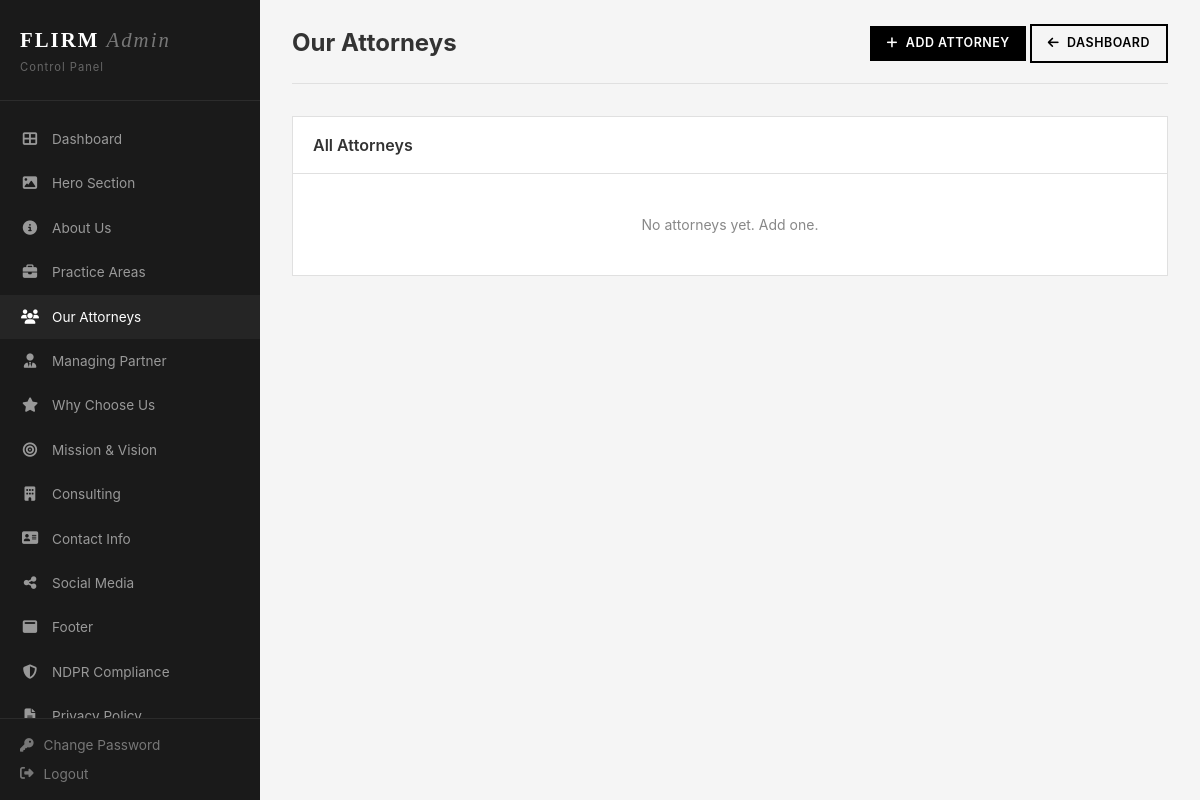
Page /admin/attorneys.php (signed in) on the earlier database version.
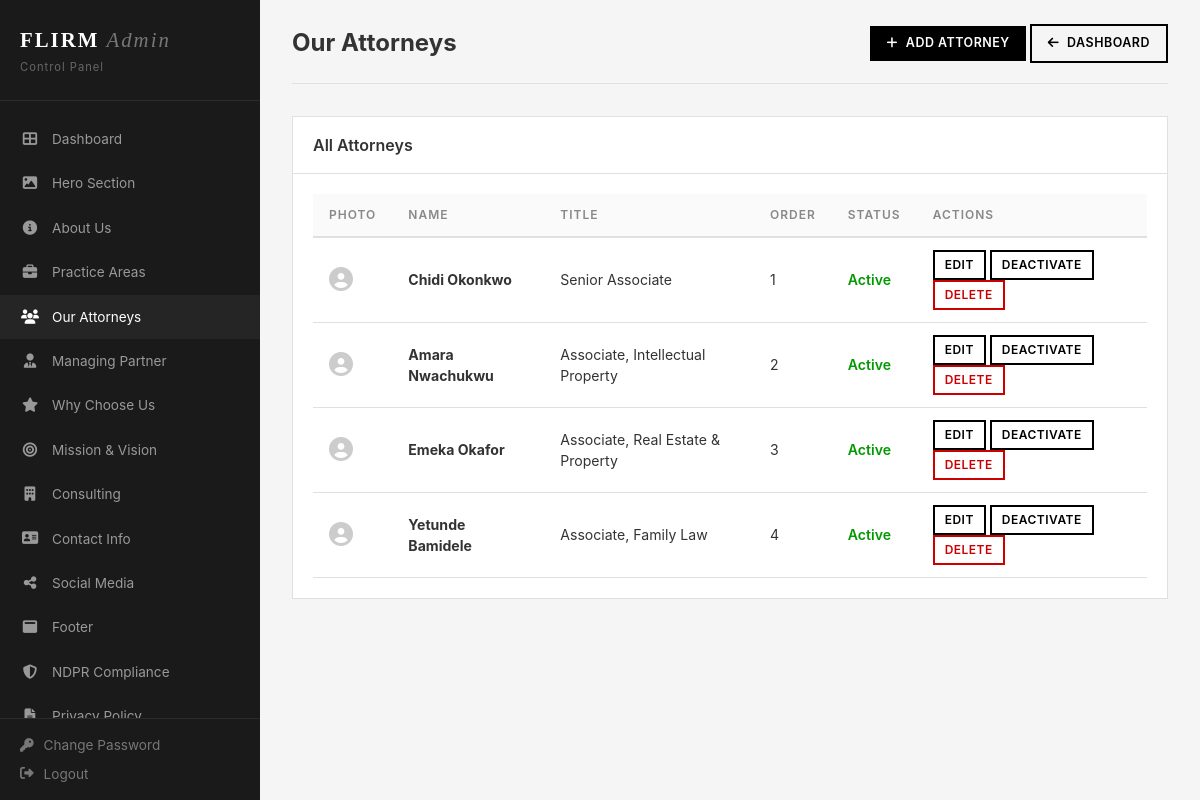
Same page on the later database version.
### tables this page shows
CREATE TABLE attorneys (
    id INT PRIMARY KEY AUTO_INCREMENT,
    name VARCHAR(255) NOT NULL,
    title VARCHAR(255) NOT NULL,
    short_bio TEXT,
    bio TEXT,
    image_url VARCHAR(255),
    display_order INT DEFAULT 0,
    is_active TINYINT(1) DEFAULT 1,
    created_at TIMESTAMP DEFAULT CURRENT_TIMESTAMP
);

### includes/db.php (called while the page is built, shortened)
<?php
class Database {
    private static $instance = null;
    private $conn;
    private function __construct() {
        try {
            $this->conn = new mysqli(DB_HOST, DB_USER, DB_PASS, DB_NAME);
            $this->conn->set_charset('utf8mb4');
        } catch (Throwable $e) {
            http_response_code(500);
            die('Database connection failed: ' . htmlspecialchars($e->getMessage()));
        }
    }
    public static function getInstance() {
        if (self::$instance === null) {
            self::$instance = new self();
        }
        return self::$instance;
    }
    public function query($sql) {
        return $this->conn->query($sql);
    }
    public function fetchAll($sql) {
        $result = $this->query($sql);
        $data = [];
        if ($result && $result->num_rows > 0) {
            while ($row = $result->fetch_assoc()) {
                $data[] = $row;
            }
        }
        return $data;
    }
}

### admin/attorneys.php (the view, shortened to what this page needs)
<?php require_once 'header.php'; ?>
<?php
$db = Database::getInstance();
$attorneys = $db->fetchAll("SELECT * FROM attorneys ORDER BY display_order ASC");
?>
<div class="admin-header">
    <h1>Our Attorneys</h1>
    <div>
        <a href="attorneys-form.php" class="btn btn-black btn-sm"><i class="fas fa-plus"></i> Add Attorney</a>
        <a href="dashboard.php" class="btn btn-outline btn-sm"><i class="fas fa-arrow-left"></i> Dashboard</a>
    </div>
</div>
<div class="card">
    <div class="card-header"><h3>All Attorneys</h3></div>
    <div class="card-body">
        <?php if (empty($attorneys)): ?>
        <p style="color:#888;text-align:center;padding:20px;">No attorneys yet. <a href="attorneys-form.php">Add one</a>.</p>
        <?php else: ?>
        <div class="table-wrap">
            <table>
                <thead>
                    <tr>
                        <th>Photo</th>
                        <th>Name</th>
                        <th>Title</th>
                        <th>Order</th>
                        <th>Status</th>
                        <th>Actions</th>
                    </tr>
                </thead>
                <tbody>
                    <?php foreach ($attorneys as $att): ?>
                    <tr>
                        <td>
                            <?php if (!empty($att['image_url']) && file_exists(dirname(__DIR__) . '/' . $att['image_url'])): ?>
                            <img src="../<?= htmlspecialchars($att['image_url']) ?>" style="width:40px;height:40px;border-radius:50%;object-fit:cover;">
                            <?php else: ?>
                            <i class="fas fa-user-circle" style="font-size:1.5rem;color:#ccc;"></i>
                            <?php endif; ?>
                        </td>
                        <td><strong><?= htmlspecialchars($att['name']) ?></strong></td>
                        <td><?= htmlspecialchars($att['title']) ?></td>
                        <td><?= $att['display_order'] ?></td>
                        <td><?= $att['is_active'] ? '<span style="color:#090;font-weight:600;">Active</span>' : '<span style="color:#999;">Inactive</span>' ?></td>
                        <td>
                            <a href="attorneys-form.php?id=<?= $att['id'] ?>" class="btn btn-sm btn-outline" style="padding:4px 10px;font-size:0.75rem;">Edit</a>
                            <a href="attorneys.php?toggle=<?= $att['id'] ?>" class="btn btn-sm btn-outline" style="padding:4px 10px;font-size:0.75rem;"><?= $att['is_active'] ? 'Deactivate' : 'Activate' ?></a>
                            <a href="attorneys.php?delete=<?= $att['id'] ?>" class="btn btn-sm btn-outline" style="padding:4px 10px;font-size:0.75rem;border-color:#c00;color:#c00;" onclick="return confirm('Delete this attorney?')">Delete</a>
                        </td>
                    </tr>
                    <?php endforeach; ?>
                </tbody>
            </table>
        </div>
        <?php endif; ?>
    </div>
</div>
<?php require_once 'footer.php'; ?>

### admin/header.php (shortened to what this page needs)
<?php
$current_page = basename($_SERVER['PHP_SELF'], '.php');
?>
<!DOCTYPE html>
<html lang="en">
<head>
    <link rel="stylesheet" href="https://cdnjs.cloudflare.com/ajax/libs/font-awesome/6.5.1/css/all.min.css">
    <link rel="stylesheet" href="css/admin.css">
</head>
<body>
<div class="admin-layout">
    <aside class="admin-sidebar">
        <div class="sidebar-brand">
            <a href="dashboard.php">FLIRM <span>Admin</span></a>
            <small>Control Panel</small>
        </div>
        <nav class="sidebar-nav">
            <a href="dashboard.php" class="<?= $current_page == 'dashboard' ? 'active' : '' ?>">
                <i class="fas fa-th-large"></i> <span>Dashboard</span>
            </a>
            <a href="hero.php" class="<?= $current_page == 'hero' ? 'active' : '' ?>">
                <i class="fas fa-image"></i> <span>Hero Section</span>
            </a>
            <a href="about.php" class="<?= $current_page == 'about' ? 'active' : '' ?>">
                <i class="fas fa-info-circle"></i> <span>About Us</span>
            </a>
            <a href="practice-areas.php" class="<?= $current_page == 'practice-areas' ? 'active' : '' ?>">
                <i class="fas fa-briefcase"></i> <span>Practice Areas</span>
            </a>
            <a href="attorneys.php" class="<?= $current_page == 'attorneys' || $current_page == 'attorneys-form' ? 'active' : '' ?>">
                <i class="fas fa-users"></i> <span>Our Attorneys</span>
            </a>
            <a href="managing-partner.php" class="<?= $current_page == 'managing-partner' ? 'active' : '' ?>">
                <i class="fas fa-user-tie"></i> <span>Managing Partner</span>
            </a>
            <a href="why-choose.php" class="<?= $current_page == 'why-choose' ? 'active' : '' ?>">
                <i class="fas fa-star"></i> <span>Why Choose Us</span>
            </a>
            <a href="mission.php" class="<?= $current_page == 'mission' ? 'active' : '' ?>">
                <i class="fas fa-bullseye"></i> <span>Mission & Vision</span>
            </a>
            <a href="consulting.php" class="<?= $current_page == 'consulting' ? 'active' : '' ?>">
                <i class="fas fa-building"></i> <span>Consulting</span>
            </a>
            <a href="contact.php" class="<?= $current_page == 'contact' ? 'active' : '' ?>">
                <i class="fas fa-address-card"></i> <span>Contact Info</span>
            </a>
            <a href="social.php" class="<?= $current_page == 'social' ? 'active' : '' ?>">
                <i class="fas fa-share-alt"></i> <span>Social Media</span>
            </a>
            <a href="footer-content.php" class="<?= $current_page == 'footer-content' ? 'active' : '' ?>">
                <i class="fas fa-window-maximize"></i> <span>Footer</span>
            </a>
            <a href="ndpr-compliance.php" class="<?= $current_page == 'ndpr-compliance' ? 'active' : '' ?>">
                <i class="fas fa-shield-alt"></i> <span>NDPR Compliance</span>
            </a>
            <a href="privacy-policy.php" class="<?= $current_page == 'privacy-policy' ? 'active' : '' ?>">
                <i class="fas fa-file-alt"></i> <span>Privacy Policy</span>
            </a>
        </nav>
        <div class="sidebar-footer">
            <a href="change-password.php"><i class="fas fa-key"></i> <span>Change Password</span></a>
            <a href="logout.php" style="margin-top:8px;"><i class="fas fa-sign-out-alt"></i> <span>Logout</span></a>
        </div>
    </aside>
    <main class="admin-main">

### admin/footer.php (shortened to what this page needs)
    </main>
</div>
</body>
</html>

### admin/css/admin.css (style rules this page uses)
:root { --admin-black: #111; --admin-white: #fff; --admin-gray: #f5f5f5; --admin-border: #e0e0e0; --admin-text: #333; --admin-muted: #888; --admin-sidebar: #1a1a1a; }
* { margin: 0; padding: 0; box-sizing: border-box; }
body { font-family: -apple-system, BlinkMacSystemFont, 'Segoe UI', Roboto, sans-serif; background: var(--admin-gray); color: var(--admin-text); font-size: 14px; line-height: 1.5; }
a { color: inherit; text-decoration: none; }
.btn { display: inline-flex; align-items: center; gap: 8px; padding: 12px 28px; font-size: 0.85rem; font-weight: 600; letter-spacing: 0.5px; text-transform: uppercase; border: none; cursor: pointer; transition: all 0.3s; }
.btn-black { background: #000; color: #fff; }
.btn-outline { background: transparent; border: 2px solid #000; color: #000; }
.btn-sm { padding: 8px 16px; font-size: 0.78rem; }
.admin-layout { display: flex; min-height: 100vh; }
.admin-sidebar { width: 260px; background: var(--admin-sidebar); color: #ccc; display: flex; flex-direction: column; position: fixed; top: 0; left: 0; bottom: 0; z-index: 100; }
.sidebar-brand { padding: 24px 20px; border-bottom: 1px solid rgba(255,255,255,0.08); }
.sidebar-brand a { font-family: Georgia, serif; font-size: 1.3rem; font-weight: 700; color: #fff; letter-spacing: 2px; }
.sidebar-brand a span { font-weight: 300; font-style: italic; color: #777; }
.sidebar-brand small { display: block; font-size: 0.7rem; color: #666; letter-spacing: 1px; margin-top: 4px; }
.sidebar-nav { flex: 1; padding: 16px 0; overflow-y: auto; }
.sidebar-nav a { display: flex; align-items: center; gap: 12px; padding: 12px 20px; font-size: 0.85rem; color: #999; transition: all 0.3s; }
.sidebar-nav a:hover, .sidebar-nav a.active { background: rgba(255,255,255,0.05); color: #fff; }
.sidebar-nav a i { width: 20px; text-align: center; font-size: 0.9rem; }
.sidebar-footer { padding: 16px 20px; border-top: 1px solid rgba(255,255,255,0.08); }
.sidebar-footer a { display: flex; align-items: center; gap: 10px; font-size: 0.85rem; color: #777; }
.admin-main { margin-left: 260px; flex: 1; padding: 24px 32px; min-height: 100vh; }
.admin-header { display: flex; align-items: center; justify-content: space-between; margin-bottom: 32px; padding-bottom: 20px; border-bottom: 1px solid var(--admin-border); }
.admin-header h1 { font-size: 1.5rem; font-weight: 700; }
.card { background: #fff; border: 1px solid var(--admin-border); margin-bottom: 24px; }
.card-header { padding: 16px 20px; border-bottom: 1px solid var(--admin-border); display: flex; align-items: center; justify-content: space-between; }
.card-header h3 { font-size: 1rem; font-weight: 600; }
.card-body { padding: 20px; }
.table-wrap { overflow-x: auto; }
table { width: 100%; border-collapse: collapse; }
table th { text-align: left; padding: 12px 16px; font-size: 0.75rem; font-weight: 600; text-transform: uppercase; letter-spacing: 1px; color: #888; border-bottom: 2px solid var(--admin-border); background: #fafafa; }
table td { padding: 12px 16px; font-size: 0.88rem; border-bottom: 1px solid var(--admin-border); vertical-align: middle; }

Differences in the rows shown:
added attorneys: name "Chidi Okonkwo", title "Senior Associate", display_order "1", is_active "Active"
added attorneys: name "Amara Nwachukwu", title "Associate, Intellectual Property", display_order "2", is_active "Active"
added attorneys: name "Emeka Okafor", title "Associate, Real Estate & Property", display_order "3", is_active "Active"
added attorneys: name "Yetunde Bamidele", title "Associate, Family Law", display_order "4", is_active "Active"
Other differences:
text no longer shown: "No attorneys yet. Add one ."
text now shown: "PHOTO NAME TITLE ORDER STATUS ACTIONS"
